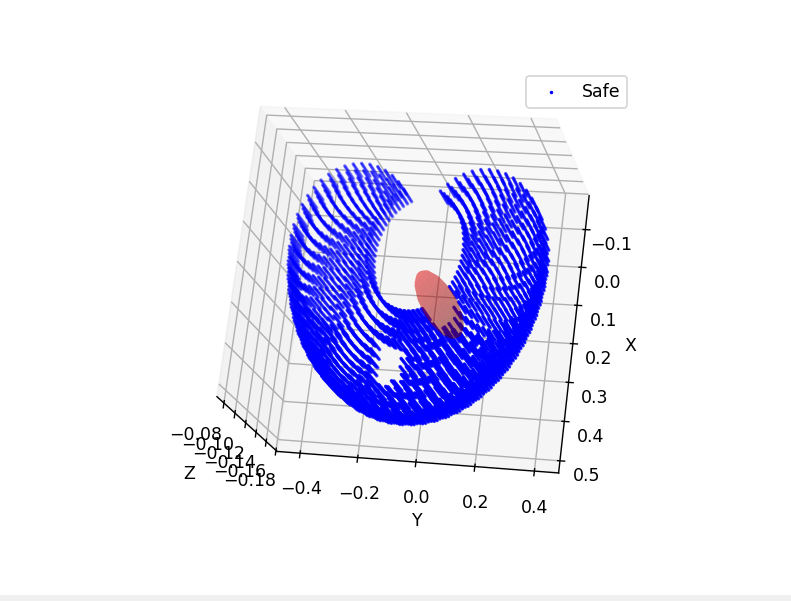

Reproduce this figure in Python.
import numpy as np
import itertools
import matplotlib.pyplot as plt

#球体障碍物
def is_in_sphere(obstacle_center, radius, point):
    x, y, z = point
    xc, yc, zc = obstacle_center
    return (x - xc)**2 + (y - yc)**2 + (z - zc)**2 <= radius**2
#长方体障碍物
def is_in_box(obstacle_center, size, point):
    x, y, z = point
    xc, yc, zc = obstacle_center
    lx, ly, lz = size
    return (xc - lx/2 <= x <= xc + lx/2) and \
           (yc - ly/2 <= y <= yc + ly/2) and \
           (zc - lz/2 <= z <= zc + lz/2)

obstacles = [
    {'type':'sphere', 'center':(0.2, 0.1, -0.125), 'radius':0.05},
    {'type':'box', 'center':(0.35, -0.05, -0.122), 'size':(0.1,0.1,0.05)}
]

# 参数
L1 = 0.21
L2 = 0.21
x2, y2 = 0.065, 0  # 第二个关节坐标
z_range = np.linspace(-0.13, -0.12, 10)
theta1_range = np.linspace(-np.pi/2, np.pi/2, 36)
theta2_range = np.linspace(-3*np.pi/4, 3*np.pi/4, 36)

points = []

for z, theta1, theta2 in itertools.product(z_range, theta1_range, theta2_range):
    x = x2 + L1 * np.cos(theta1) + L2 * np.cos(theta1 + theta2)
    y = y2 + L1 * np.sin(theta1) + L2 * np.sin(theta1 + theta2)
    point = [x, y, z]
    
    collision = False
    for obs in obstacles:
        if obs['type'] == 'sphere' and is_in_sphere(obs['center'], obs['radius'], point):
            collision = True
            break
        elif obs['type'] == 'box' and is_in_box(obs['center'], obs['size'], point):
            collision = True
            break
    
    if not collision:
        points.append(point)

points = np.array(points)

fig = plt.figure()
ax = fig.add_subplot(111, projection='3d')

# 绘制安全点
ax.scatter(points[:,0], points[:,1], points[:,2], s=1, c='blue', label='Safe')

# 绘制障碍物（球）
for obs in obstacles:
    if obs['type'] == 'sphere':
        u, v = np.mgrid[0:2*np.pi:20j, 0:np.pi:10j]
        xc, yc, zc = obs['center']
        r = obs['radius']
        xs = xc + r * np.cos(u) * np.sin(v)
        ys = yc + r * np.sin(u) * np.sin(v)
        zs = zc + r * np.cos(v)
        ax.plot_surface(xs, ys, zs, color='red', alpha=0.3)

ax.set_xlabel('X')
ax.set_ylabel('Y')
ax.set_zlabel('Z')
plt.legend()
plt.show()
